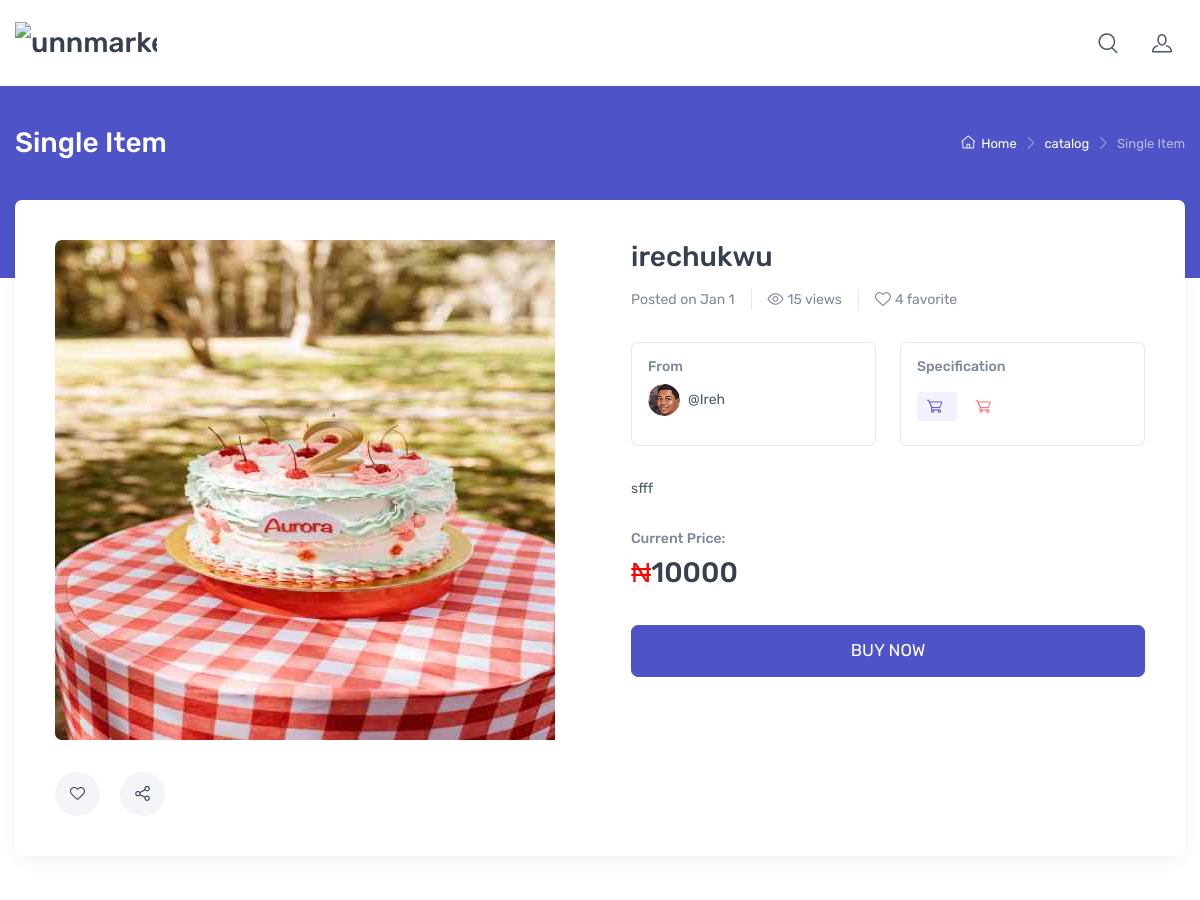
Page /trash/sellerinfo.php?id=156 (upper part) on the earlier database version.
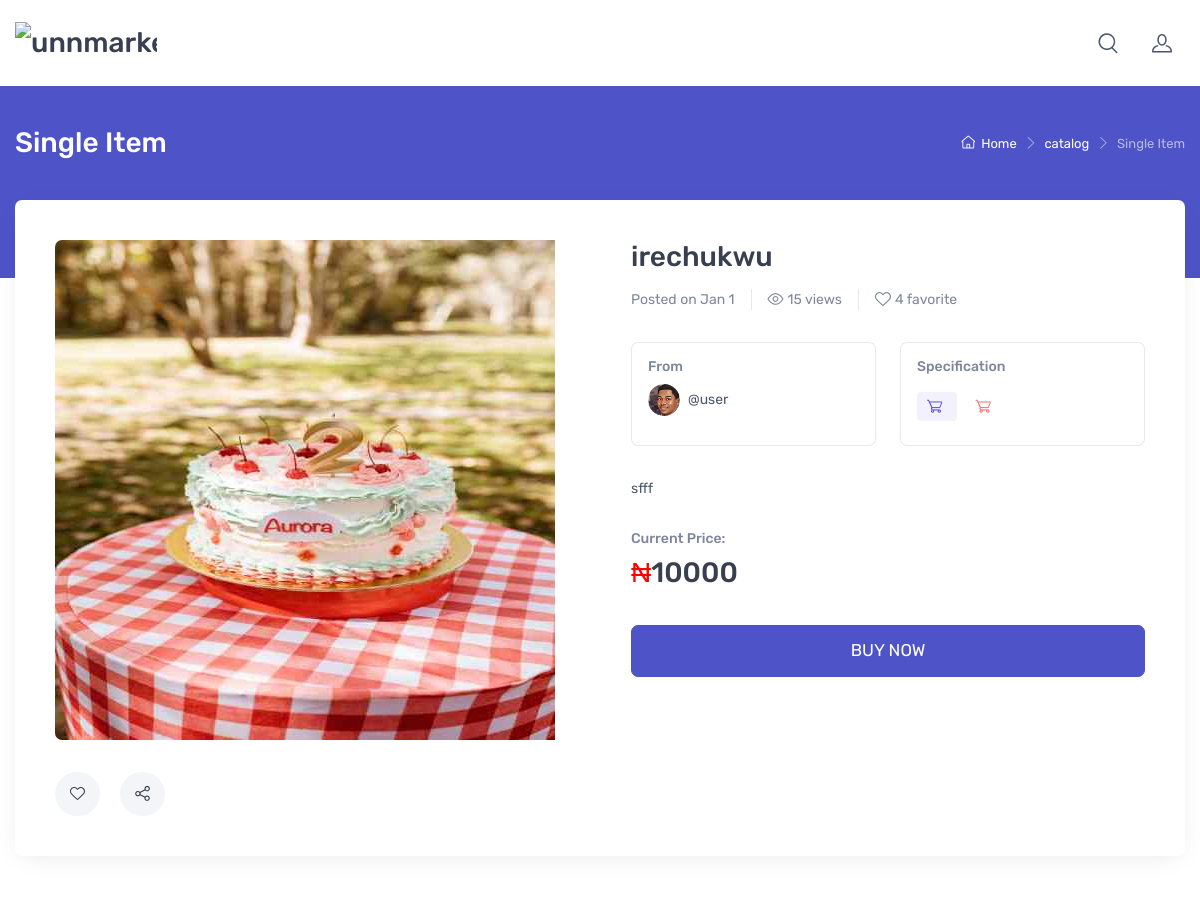
Same page on the later database version.
### tables this page shows
CREATE TABLE `users` (
  `id` int(100) NOT NULL,
  `name` text NOT NULL,
  `email` varchar(50) NOT NULL,
  `password` varchar(255) NOT NULL,
  `usertype` text NOT NULL,
  `number` text NOT NULL,
  `verifytoken` varchar(200) NOT NULL,
  `status` tinyint(2) NOT NULL,
  `date` date NOT NULL,
  `link` varchar(100) NOT NULL,
  `location` mediumtext NOT NULL,
  `about` text NOT NULL,
  `image` varchar(50) DEFAULT NULL,
  `page_views_count` int(11) NOT NULL DEFAULT 0
);

### config.php (called while the page is built, shortened)
<?php
function db()
{
    $hostname = "localhost";
    $user = "root";
    $password = "";
    $db = "unnmarketplace";
    $conn = mysqli_connect($hostname, $user, $password , $db);
    return $conn;
}
function safe($data)
{
    $conn = db();
    $data = trim($data);
    $data = stripslashes($data);
    $data = strip_tags($data);
    $data = htmlspecialchars($data);
    $data = mysqli_real_escape_string($conn, $data);
    return $data;
}

### trash/sellerinfo.php (the view, shortened to what the changed rows need)
<?php
include("config.php");
$conn = db();
  ?>
<!DOCTYPE html>
<html lang="en">
<head>
    <link rel="stylesheet" media="screen" href="vendor/simplebar/dist/simplebar.min.css"/>
    <link rel="stylesheet" media="screen" href="vendor/tiny-slider/dist/tiny-slider.css"/>
    <link rel="stylesheet" media="screen" href="vendor/drift-zoom/dist/drift-basic.min.css"/>
    <link rel="stylesheet" media="screen" href="css/theme.min.css">
</head>
  <body class="handheld-toolbar-enabled">
    <main class="page-wrapper">
      <div class="page-title-overlap bg-accent pt-4">
        <div class="container d-lg-flex justify-content-between py-2 py-lg-3">
          <div class="order-lg-1 pe-lg-4 text-center text-lg-start">
            <h1 class="h3 text-light mb-0">Single Item</h1>
          </div>
        </div>
      </div>
      <?php
      $id = safe($_GET['id']);
  $change = "SELECT * FROM product WHERE id='$id'";
  $result=mysqli_query($conn,$change);
  while($row=mysqli_fetch_assoc($result)){
  $dname = safe($row['name']);
  $damount = safe($row['amount']);
  $ddesc = safe($row['descp']);
  $dimage1 = safe($row['image']);
  $timestamp = safe($row["timestamp"]);
   ?>
      <section class="container pb-md-4">
        <div class="bg-light shadow-lg rounded-3 px-4 py-lg-4 py-3 mb-5">
          <div class="py-lg-3 py-2 px-lg-3">
            <div class="row gy-4">
              <div class="col-lg-6">
                <div class="position-relative rounded-3 overflow-hidden mb-lg-4 mb-2"><img class="image-zoom" src="images/<?php echo $dimage1; ?>" data-zoom="images/<?php echo $dimage1; ?>" alt="Product image">
                </div>
                <div class="pt-2 text-lg-start text-center">
                  <button class="btn btn-secondary rounded-pill btn-icon me-sm-3 me-2" type="button" data-bs-toggle="tooltip" data-bs-placement="top" title="Add to Favorites"><i class="ci-heart"></i></button>
                  <button class="btn btn-secondary rounded-pill btn-icon me-sm-3 me-2" type="button" data-bs-toggle="tooltip" data-bs-placement="top" title="Share"><i class="ci-share-alt"></i></button>
                </div>
              </div>
              <div class="col-lg-6">
                <div class="ps-xl-5 ps-lg-3">
                  <h2 class="h3 mb-3"><?php echo $dname; ?></h2>
                  <div class="d-flex align-items-center flex-wrap text-nowrap mb-sm-4 mb-3 fs-sm">
                    <div class="mb-2 me-sm-3 me-2 text-muted">Posted on <?php echo date('M j',strtotime($timestamp)); ?></div>
                    <div class="mb-2 me-sm-3 me-2 ps-sm-3 ps-2 border-start text-muted"><i class="ci-eye me-1 fs-base mt-n1 align-middle"></i>15 views</div>
                    <div class="mb-2 me-sm-3 me-2 ps-sm-3 ps-2 border-start text-muted"><i class="ci-heart me-1 fs-base mt-n1 align-middle"></i>4 favorite</div>
                  </div>
                  <div class="row row-cols-sm-2 row-cols-1 gy-3 gx-4 mb-4 pb-md-2">
                    <div class="col">
                      <div class="card position-relative h-100">
                        <div class="card-body p-3">
                          <h3 class="h6 mb-2 fs-sm text-muted">From</h3>
                          <?php
                          $user_id = safe($row["user_id"]);
                            $usersql = "SELECT name FROM users WHERE id='$user_id' limit 1 ";
                            $userresult = mysqli_query($conn , $usersql);
                              while($userrow = mysqli_fetch_assoc($userresult)){
                                $name = safe($userrow['name']);
                          ?>
                          <div class="d-flex align-items-center"><img class="rounded-circle me-2" src="./img/toonme.jpg" width="32" alt="Avatar"><a class="nav-link-style stretched-link fs-sm" href="">@<?php echo $name; ?></a></div>
                        </div>
                        <?php  } ?>
                      </div>
                    </div>
                    <div class="col">
                      <div class="card position-relative h-100">
                        <div class="card-body p-3">
                          <h3 class="h6 mb-2 fs-sm text-muted">Specification</h3>
                          <div class="d-flex align-items-center"><a class="btn-share btn-instagram me-2 my-2" href="#"><i class="ci-cart"></i><?php echo $dcategory; ?></a><a class="btn-share me-2 my-2" href="#"><i class="ci-cart"></i><?php echo $dtype; ?></a></div>
                        </div>
                      </div>
                    </div>
                  </div>
                  <p class="mb-4 pb-md-2 fs-sm"><?php echo $ddesc; ?></p>
                  <div class="row row-cols-sm-2 row-cols-1 gy-3 mb-4 pb-md-2">
                    <div class="col">
                      <h3 class="h6 mb-2 fs-sm text-muted">Current Price:</h3>
                      <h2 class="h3 mb-1"><span style="color: red;">&#8358;</span><?php echo $damount; ?></h2>
                    </div>
                  </div>
                  <form action="send.php" method="GET">
                    <button class="btn btn-lg btn-accent d-block w-100 mb-4" type="submit" name="send">BUY NOW</button>
                  </form>
                </div>
              </div>
            </div>
          </div>
        </div>
      </section>
                <?php } ?>
    </main>
  </body>
</html>

Differences in the rows shown:
changed users: name "Ireh" → "user"
